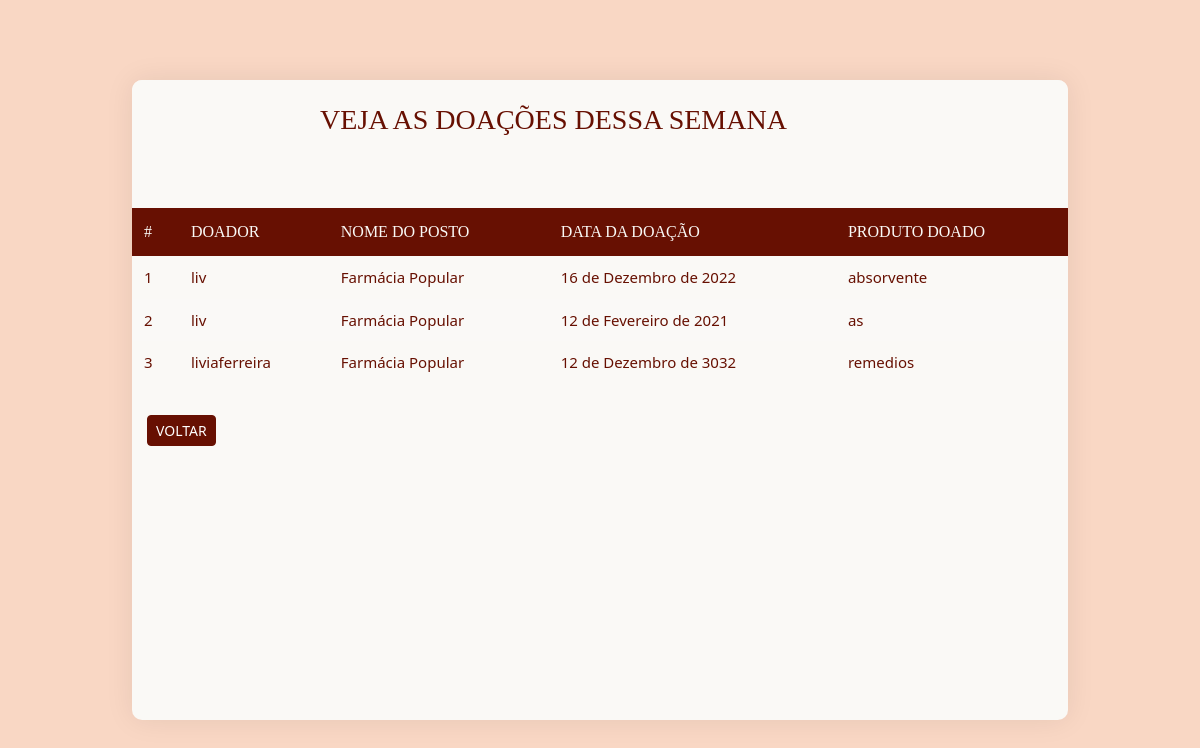
/historico/, run on an earlier commit of the app's database.
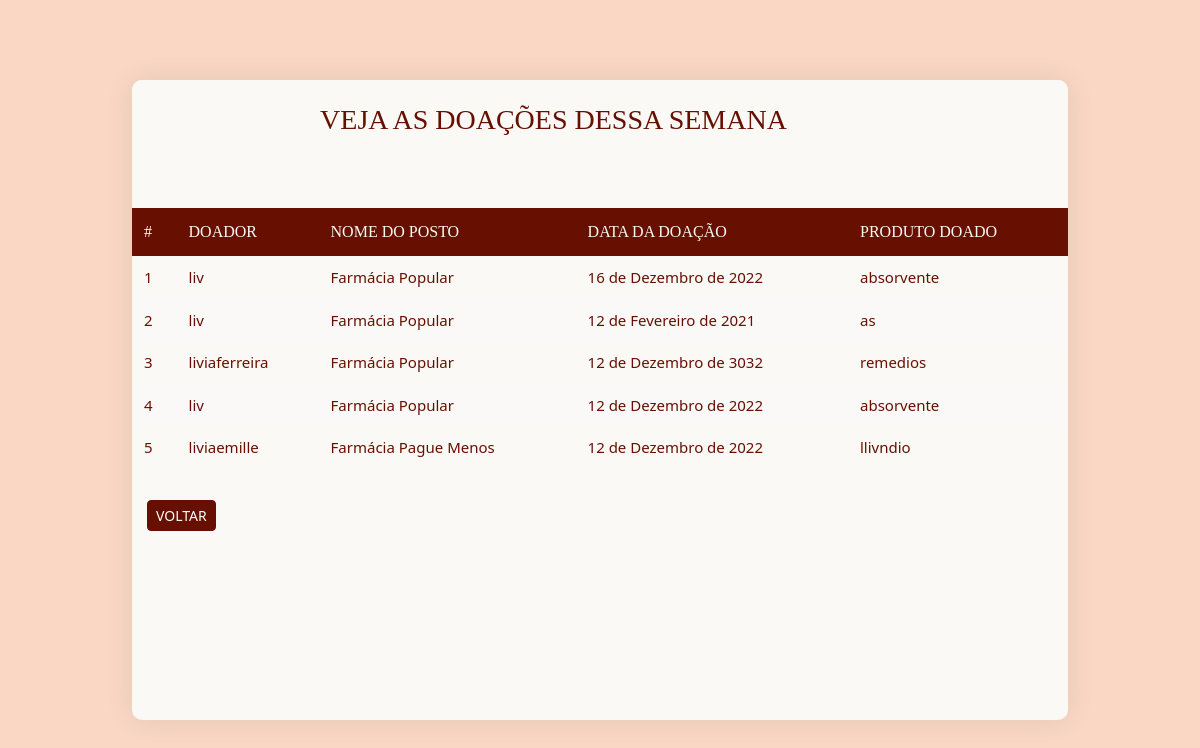
And on a later commit of the database.
### sistema/models.py (models this page shows, shortened)
class Doacoes(models.Model):
    produto = models.CharField(max_length=50)
    doador = models.ForeignKey(User, on_delete=models.CASCADE)
    data = models.DateField()
    pontocoleta = models.ForeignKey(pontosColeta, on_delete=models.CASCADE)

class pontosColeta(models.Model):
    nome = models.CharField(max_length=100)
    bairro = models.CharField(max_length=100)
    rua = models.CharField(max_length=100)
    numero = models.CharField(max_length=10, validators=[validate_number])
    descricao = models.CharField(max_length=100, null=False)
    pix = models.CharField(max_length=100, null=False)
    telefone = models.CharField(max_length=11, null=True, blank=True, default=None, validators=[validate_number])
    horaabertura = models.TimeField(auto_now=False, auto_now_add=False, default="00:00")
    horafechamento = models.TimeField(auto_now=False, auto_now_add=False, default="00:00")
    def __str__(self):
        return self.nome

### sistema/views.py (the view)
# urls.py: path('historico/', views.ver_doacoes, name='historico'),
def ver_doacoes(request):
    doacoes = Doacoes.objects.all()
    return render (request, '../templates/sistema/historico.html', {'doacoes': doacoes})

### templates/sistema/historico.html
{% extends 'sistema/base_table.html' %}
{%load static%}
{% block content %}
                <div class="panel">
                    <div class="panel-heading">
                        <div class="row">
                            <div class="col col-sm-3 col-xs-12" style="width: 90%;">
                                <h4 class="title">Veja as doações dessa semana</h4>
                            </div>
                        </div>
                    </div>
                    <div class="panel-body table-responsive">
                        <table class="table">
                            <thead>
                                <tr>
                                    <th>#</th>
                                    <th>Doador</th>
                                    <th>Nome do Posto</th>
                                    <th>Data da doação</th>
                                    <th>Produto doado</th>
                                </tr>
                            </thead>
                            <tbody>
                                {% for doacao in doacoes %}
                                <tr>
                                    <td>{{ doacao.id }}</td>
                                    <td>{{ doacao.doador }}</td>
                                    <td>{{doacao.pontocoleta }}</td>
                                    <td>{{doacao.data}}</td>
                                    <td>{{doacao.produto}}
                                    </td>
                                </tr>
                                {% endfor %}
                            </tbody>
                        </table>
                    </div>
                    <div class="panel-footer">
                        <div class="row">
                            <a href="{% url 'tela_inicio'%}"><button class="btn btn-primary btn-sm" type="button" style="background-color: #671002; border-color: #671002; text-transform: uppercase;"> Voltar</button></a>
                        </div>
                    </div>
                </div>
{% endblock %}

### templates/sistema/base_table.html (shortened to what this page needs)
{% load static %}
<!DOCTYPE html>
<html lang="en">
  <head>
    <link href="{% static '/vendor/bootstrap/css/bootstrap.min.css' %}" rel="stylesheet">
    <link href="{% static '/vendor/bootstrap-icons/bootstrap-icons.css' %}" rel="stylesheet">
    <link href="{% static '/vendor/aos/aos.css' %}" rel="stylesheet">
    <link href="{% static '/vendor/glightbox/css/glightbox.min.css' %}" rel="stylesheet">
    <link href="{% static '/vendor/swiper/swiper-bundle.min.css' %}" rel="stylesheet">
    <link href="{% static '/css/hist.css' %}" rel="stylesheet">
  </head>
    <body>
        <main id="main" class="main">
            <div class="container">
            {% block content %}
            {% endblock %}
            </div>
        </main>
    </body>
</html>

### static/css/hist.css (style rules this page uses)
.main { position: fixed; width: 100%; height: 100%; background-color: #f9d7c4; }
.container { position: fixed; width: 80%; height: 80%; top: 10%; left: 10%; }
.panel { margin: 0%; width: 100%; height: 100%; padding: 0; border-radius: 10px; border: none; background-color: #FAF9F6; box-shadow: 0 0 29px 0 rgba(0, 0, 0, 0.08); }
.panel .panel-heading { background-color: #FAF9F6; width: 100%; height: 20%; padding: 20px 15px; border-radius: 10px 10px 0 0; margin: 0; text-align: center; }
.panel .panel-heading .title { color: #671002; font-size: 28px; font-weight: 500; text-transform: uppercase; line-height: 40px; margin: 0; font-family: "Zilla Slab", serif; }
.panel .panel-body { padding: 0; }
.panel .panel-body .table thead tr th { color: #FAF9F6; background-color: #671002; font-size: 16px; font-weight: 500; text-transform: uppercase; padding: 12px; border: none; font-family: "Zilla Slab", serif; }
.panel .panel-body .table tbody tr td { color: #671002; font-size: 15px; padding: 10px 12px; vertical-align: middle; border: none; }
.panel .panel-body .table tbody tr:nth-child(even) { background-color: rgba(255,255,255,0.05); }
.panel .panel-footer { color: #671002; background-color: transparent; padding: 15px; border: none; }

What changed in the data, as far as the page shows it:
added Doacoes: id "4", doador "liv", pontocoleta "Farmácia Popular", data "12 de Dezembro de 2022", produto "absorvente"
added Doacoes: id "5", doador "liviaemille", pontocoleta "Farmácia Pague Menos", data "12 de Dezembro de 2022", produto "llivndio"
